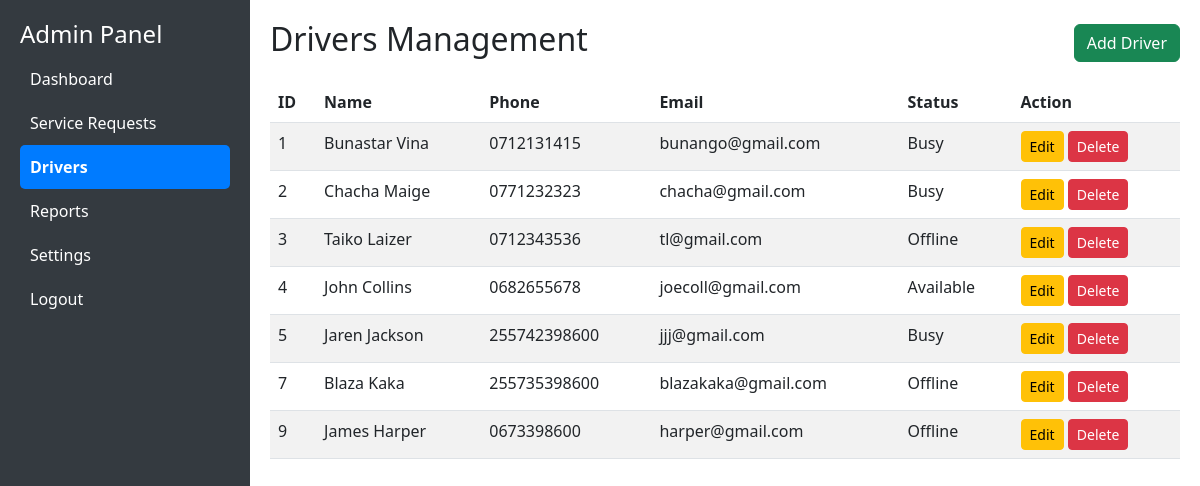
The page /drivers.php (signed in) on the database its author committed.
### tables this page shows
CREATE TABLE `drivers` (
  `id` int(11) NOT NULL,
  `name` varchar(255) NOT NULL,
  `phone` varchar(20) NOT NULL,
  `email` varchar(255) NOT NULL,
  `role` text NOT NULL DEFAULT '\'driver\'',
  `password` varchar(255) NOT NULL DEFAULT '$2y$10$CaqjoRyl9mLWy1Ys0wjHHeFWxXXdQfTYsVmzX7WPTKCG8j9icVNPC',
  `availability_status` enum('Available','Offline','Busy') DEFAULT 'Offline',
  `created_at` timestamp NOT NULL DEFAULT current_timestamp(),
  `updated_at` timestamp NOT NULL DEFAULT current_timestamp() ON UPDATE current_timestamp()
);

### drivers.php (the view, shortened to what this page needs)
<?php
include('php/db.php');
$current_page = basename($_SERVER['PHP_SELF']);
$query = "SELECT * FROM drivers";
$result = mysqli_query($conn, $query);
?>
<!DOCTYPE html>
<html lang="en">
<head>
    <link href="https://cdn.jsdelivr.net/npm/bootstrap@5.3.0/dist/css/bootstrap.min.css" rel="stylesheet">
</head>
<body>
<div class="sidebar">
    <h4>Admin Panel</h4>
    <a href="dashboard.php" class="<?= ($current_page == 'dashboard.php') ? 'active' : '' ?>">Dashboard</a>
    <a href="service_requests.php" class="<?= ($current_page == 'service_requests.php') ? 'active' : '' ?>">Service Requests</a>
    <a href="drivers.php" class="<?= ($current_page == 'drivers.php') ? 'active' : '' ?>">Drivers</a>
    <a href="reports.php" class="<?= ($current_page == 'reports.php') ? 'active' : '' ?>">Reports</a>
    <a href="settings.php" class="<?= ($current_page == 'settings.php') ? 'active' : '' ?>">Settings</a>
    <a href="php/logout.php">Logout</a>
</div>
<div class="content">
<div class="d-flex justify-content-between align-items-center mb-3">
    <h2>Drivers Management</h2>
    <button class="btn btn-success" data-bs-toggle="modal" data-bs-target="#addDriverModal">
        Add Driver
    </button>
</div>
    <table class="table table-striped">
        <thead>
            <tr>
                <th>ID</th>
                <th>Name</th>
                <th>Phone</th>
                <th>Email</th>
                <th>Status</th>
                <th>Action</th>
            </tr>
        </thead>
        <tbody>
            <?php while ($row = mysqli_fetch_assoc($result)): ?>
                <tr>
                    <td><?= $row['id'] ?></td>
                    <td><?= $row['name'] ?></td>
                    <td><?= $row['phone'] ?></td>
                    <td><?= $row['email'] ?></td>
                    <td><?= $row['availability_status'] ?></td>
                    <td>
                        <button class="btn btn-warning btn-sm" data-bs-toggle="modal" data-bs-target="#editDriverModal"
                            data-id="<?= $row['id'] ?>" data-name="<?= $row['name'] ?>" data-phone="<?= $row['phone'] ?>"
                            data-email="<?= $row['email'] ?>" data-status="<?= $row['availability_status'] ?>">Edit</button>
                        <button class="btn btn-danger btn-sm" data-bs-toggle="modal" data-bs-target="#deleteDriverModal"
                            data-id="<?= $row['id'] ?>">Delete</button>
                    </td>
                </tr>
            <?php endwhile; ?>
        </tbody>
    </table>
</div>
</body>
</html>

### drivers.php (style rules this page uses)
body { display: flex; }
.sidebar { width: 250px; height: 100vh; background: #343a40; color: white; padding: 20px; position: fixed; }
.sidebar a { color: white; display: block; padding: 10px; text-decoration: none; }
.content { margin-left: 250px; padding: 20px; width: 100%; }
.sidebar a.active { background-color: #007bff; color: white; font-weight: bold; border-radius: 5px; padding: 10px; }

### rows shown on the page
drivers: id "1", name "Bunastar Vina", phone "0712131415", email "bunango@gmail.com", availability_status "Busy"
drivers: id "2", name "Chacha Maige", phone "0771232323", email "chacha@gmail.com", availability_status "Busy"
drivers: id "3", name "Taiko Laizer", phone "0712343536", email "tl@gmail.com", availability_status "Offline"
drivers: id "4", name "John Collins", phone "0682655678", email "joecoll@gmail.com", availability_status "Available"
drivers: id "5", name "Jaren Jackson", phone "255742398600", email "jjj@gmail.com", availability_status "Busy"
drivers: id "7", name "Blaza Kaka", phone "255735398600", email "blazakaka@gmail.com", availability_status "Offline"
drivers: id "9", name "James Harper", phone "0673398600", email "harper@gmail.com", availability_status "Offline"
